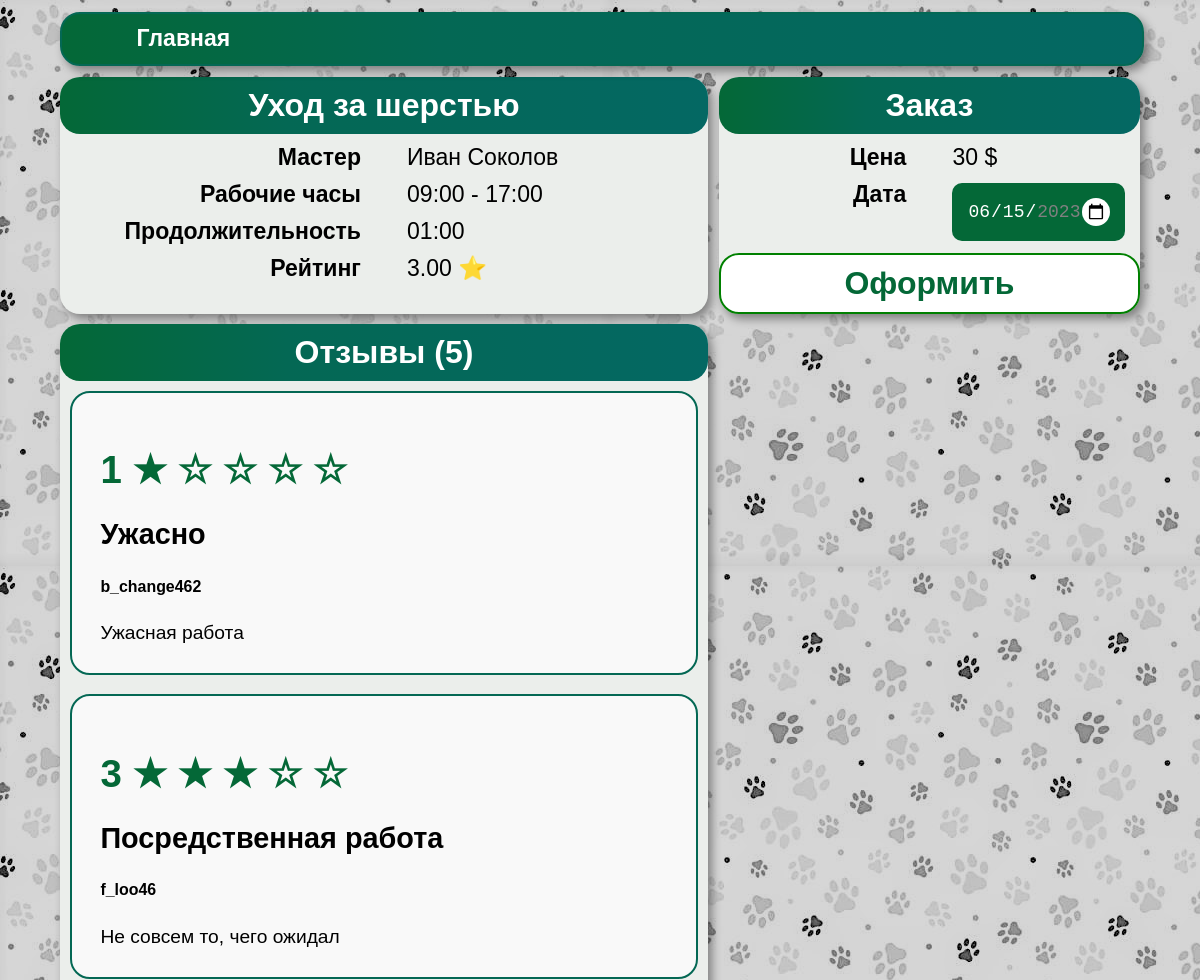
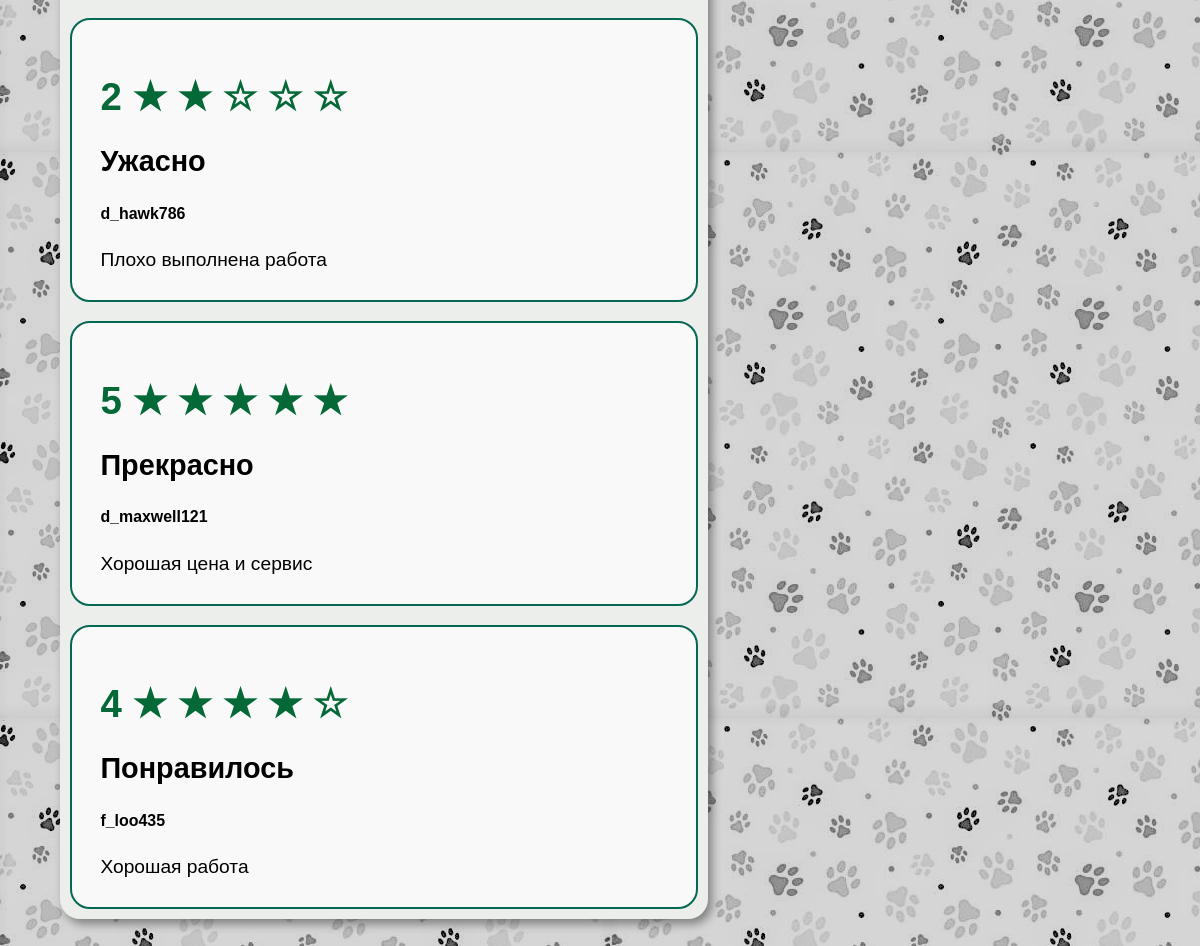
The app's page /service/16 with its own data (2 pictures, top to bottom).
### tables this page shows
CREATE TABLE service (
    service_id INTEGER PRIMARY KEY AUTOINCREMENT,
    service_name VARCHAR(255) NOT NULL,
    description TEXT,
    price DECIMAL(10, 2),
    duration INT
  );

CREATE TABLE master (
    master_id INTEGER PRIMARY KEY AUTOINCREMENT,
    master_name VARCHAR(255) NOT NULL
  );

CREATE TABLE review (
    review_id INTEGER PRIMARY KEY AUTOINCREMENT,
    order_id INT,
    review_title VARCHAR(255),
    review_description TEXT,
    review_score INT,
    FOREIGN KEY (order_id) REFERENCES service_order(order_id)
  );

CREATE TABLE client (
    client_id INTEGER PRIMARY KEY AUTOINCREMENT,
    username VARCHAR(255) NOT NULL
  );

### controllers/about_service.py (the view)
@app.route('/service/<id>')
def master_service(id):
    session['m_service_id'] = id
    con = get_db_connection()
    master_service = get_master_service(con, id)
    review_list = get_review_list(con, id)
    html = render_template(
        'about_service.html',
        title='Услуга',
        m_service = master_service,
        review_list = review_list,
        date_today = date.today(),
        date_max = date.today() + timedelta(days=30)
    )
    con.close()
    return html

### models/about_service_model.py (called while the page is built)
def get_master_service(conn, id):
    df = pandas.read_sql(f'''
    WITH get_rating AS(
        SELECT
            master_service_id,
            AVG(review_score) AS rating
        FROM service_order
        JOIN review USING (order_id)
        GROUP BY master_service_id
    ),
    get_ms AS(
        SELECT *
        FROM master_service
        WHERE master_service_id={id}
    )
    SELECT
        service_name,
        master_name,
        work_day_start,
        work_day_end,
        rating,
        price,
        duration
    FROM get_ms
    JOIN service USING(service_id)
    JOIN master USING(master_id)
    LEFT JOIN get_rating USING(master_service_id)
    ''', conn)
    return df

def get_review_list(conn, id):
    df = pandas.read_sql(f'''
        SELECT
            username,
            review_title,
            review_description,
            review_score
        FROM review
        JOIN service_order USING(order_id)
        JOIN client USING(client_id)
        WHERE master_service_id={id}
    ''', conn)
    return df

### utils.py (called while the page is built)
def get_db_connection():
    return sqlite3.connect('database/db.sqlite')

### templates/about_service.html (shortened to what this page needs)
{% extends('base.html') %}
{% block style %}
    <link rel="stylesheet" href="{{ url_for('static', filename='styles/about_service_style.css') }}">
{% endblock %}
{% block body %}
<div class="main_card">
    <div class="service">
        <p class="title">{{m_service['service_name'].to_string(index=False)}}</p>
        <div class="description">
            <div class="field"><p>Мастер</p></div>
            <p class="value">{{ m_service['master_name'].to_string(index=False) }}</p>
        </div>
        <div class="description">
            <div class="field"><p>Рабочие часы</p></div>
            <div class="value"><p>{{ m_service.loc[0,'work_day_start'][:5] }} - {{ m_service.loc[0,'work_day_end'][:5] }}</p></div>
        </div>
        <div class="description">
            <div class="field"><p>Продолжительность</p></div>
            <div class="value"><p>{{ m_service.loc[0,'duration'][:5] }}</p></div>
        </div>
        <div class="description">
            <div class="field"><p>Рейтинг</p></div>
            <div class="value">
                <p>
                    {% set rating = m_service.loc[0, 'rating'] %}
                    {% if rating|float > 0 %}
                        {{ '{:.2f}'.format(rating) }} &#11088;
                    {% else %}
                        &mdash;
                    {% endif %}
                </p>
            </div>
        </div>
    </div>
    <div class="order">
        <form action="{{ url_for('order_checkout')}}" method="get">
            <p class="title">Заказ</p>
            <div class="description">
                <div class="field"><p>Цена</p></div>
                <div class="value"><p>{{ m_service['price'].to_string(index=False) }} $</p></div>
            </div>
            <div class="description">
                <div class="field"><p>Дата</p></div>
                <div class="value">
                    <input type="date" name="order_date" value="{{date_today}}" min="{{date_today}}" max="{{date_max}}">
                </div>
            </div>
            <input type="submit" value="Оформить">
        </form>
    </div>
    <div class="reviews">
        <p class="title">Отзывы ({{review_list|length}})</p>
        {% for i in range(review_list|length) %}
            <div class="review_card">
                <h1>
                    {% set rating = review_list.loc[i,'review_score'] %}
                    {{rating}}
                    {% for star in range(rating) %}
                        <span class="star_colored">&starf;</span>
                    {% endfor %}
                    {% for star in range(5-rating) %}
                        <span class="star_white">&star;</span>
                    {% endfor %}
                </h1>
                <h2>{{review_list.loc[i,'review_title']}}</h2>
                <h5>{{review_list.loc[i,'username']}}</h5>
                <p>{{review_list.loc[i,'review_description']}}</p>
            </div>
        {% endfor %}
    </div>
</div>
{% endblock %}

### static/styles/main_style.css (style rules this page uses)
body { background-image: url("../images/pet-paws-color-greyscaled.jpg"); display:flex; width:90%; flex-direction: column; align-items:center; font-family: sans-serif; font-size: 1.2em; margin: 1% auto; }

### static/styles/about_service_style.css (style rules this page uses)
p { margin-top: 0px; margin-bottom: 0px; }
.main_card { display: flex; flex-wrap: wrap; flex-direction: row; width:100%; padding: 0; margin-bottom: 10%; }
.service, .reviews, .order { width:60%; margin-top: 1%; background-color: #ebeeeb; border-radius: 20px; display:flex; flex-direction: column; box-shadow: 4px 5px 10px rgba(0, 0, 0, 0.4); }
.order { margin-left:1%; width:39%; position: -webkit-sticky; position: sticky; top:3em; }
div.description { display:flex; flex-direction: row; margin-top: 10px; }
.field { width:50%; vertical-align: middle; font-size: 1.2em; text-align: right; padding-right: 2em; }
.field > p { font-weight: bold; }
.value { width:50%; vertical-align: middle; font-size: 1.2em; text-align: left; }
form { width:100%; margin:0 auto; }
input[type='submit'] { width:100%; padding: 10px; font-size: xx-large; font-weight: bold; background: white; border-radius: 20px; border:solid 2px green; margin-top: 10px; color: rgba(4,104,55,1); transition-duration: 0.4s; }
p.title { padding: 10px; text-align: center; background: linear-gradient(90deg, rgba(4,104,55,1) 0%, rgba(4,104,84,1) 35%, rgba(4,104,99,1) 100%); border-radius: 20px; font-size: xx-large; font-weight: bold; color: white; margin-top: 0px; }
input[type="date"] { position: relative; margin:1% auto; background-color: rgba(4,104,55,1); padding: 15px; color: #ffffff; font-size: 18px; border: none; outline: none; border-radius: 10px; }
span { color:rgba(4,104,55,1); }
h1 { color: rgba(4,104,55,1); }
.review_card { background-color: #f9f9f9; padding: 1.5em; margin:0.5em; border-radius: 20px; border:solid 2px rgba(4,104,84,1); }

### records on screen
service: service_name.to_string "Уход за шерстью"
master: master_name.to_string "Иван Соколов"
review: review_title "Ужасно", review_description "Ужасная работа"
client: username "b_change462"
review: review_title "Посредственная работа", review_description "Не совсем то, чего ожидал"
client: username "f_loo46"
review: review_title "Ужасно", review_description "Плохо выполнена работа"
client: username "d_hawk786"
review: review_title "Прекрасно", review_description "Хорошая цена и сервис"
client: username "d_maxwell121"
review: review_title "Понравилось", review_description "Хорошая работа"
client: username "f_loo435"

### other values on screen
{{ m_service.loc[0,'work_day_start'][:5] }} "09:00"
{{ m_service.loc[0,'work_day_end'][:5] }} "17:00"
{{ m_service.loc[0,'duration'][:5] }} "01:00"
{{ '{:.2f}'.format(rating) }} "3.00"
{{ m_service['price'].to_string(index=False) }} "30"
{{ review_list|length }} "5"
{{ rating }} "1" "3" "2" "5" "4"
